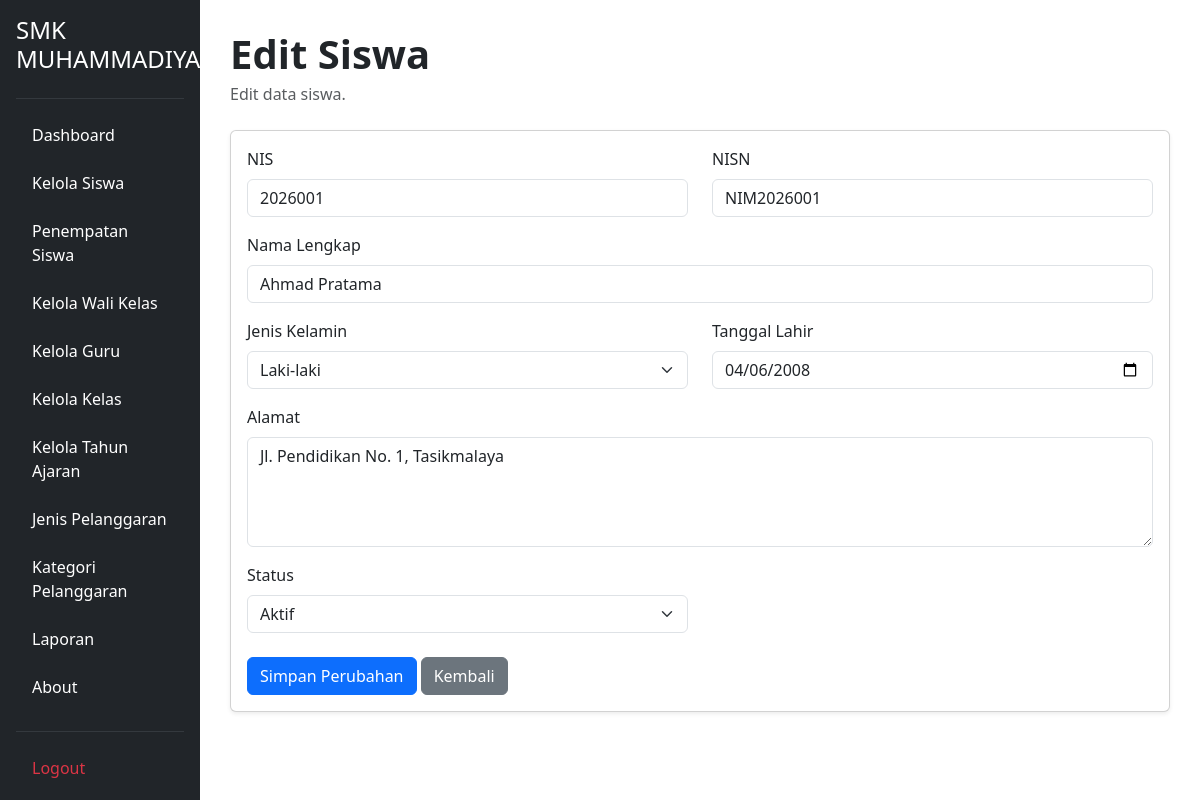
Page /admin/kelola_siswa/edit.php?id=1 (signed in) on the committed database.
### tables this page shows
CREATE TABLE `t_siswa` (
  `id` int(11) NOT NULL,
  `nis` varchar(30) NOT NULL,
  `nisn` varchar(30) NOT NULL,
  `nama` varchar(150) NOT NULL,
  `jenis_kelamin` char(1) NOT NULL,
  `tanggal_lahir` date NOT NULL,
  `alamat` text NOT NULL,
  `status_aktif` tinyint(1) NOT NULL,
  `created_at` timestamp NOT NULL DEFAULT current_timestamp(),
  `updated_at` timestamp NOT NULL DEFAULT current_timestamp()
);

### admin/kelola_siswa/edit.php (the view, shortened to what this page needs)
<?php
require_once __DIR__ . "/../../config/koneksi.php";
$id = $_GET['id'];
$query = mysqli_query($conn, "SELECT * FROM t_siswa WHERE id = '$id'");
$siswa = mysqli_fetch_assoc($query);
?>
<!DOCTYPE html>
<html lang="id">
<head>
    <link href="https://cdn.jsdelivr.net/npm/bootstrap@5.3.8/dist/css/bootstrap.min.css" rel="stylesheet">
</head>
<body>
<div class="container-fluid">
    <div class="row">
        <?php require_once "../../layout/sidebar.php"; ?>
        <main class="col-md-9 col-lg-10 main-content">
            <div class="mb-4">
                <h1 class="fw-bold mb-1">Edit Siswa</h1>
                <p class="text-muted mb-0">Edit data siswa.</p>
            </div>
            <div class="card shadow-sm">
                <div class="card-body">
                    <form method="POST">
                        <div class="row">
                            <div class="col-md-6 mb-3">
                                <label class="form-label">NIS</label>
                                <input type="text" name="nis" class="form-control"
                                    value="<?= htmlspecialchars($siswa['nis']); ?>" required>
                            </div>
                            <div class="col-md-6 mb-3">
                                <label class="form-label">NISN</label>
                                <input type="text" name="nisn" class="form-control"
                                    value="<?= htmlspecialchars($siswa['nisn']); ?>" required>
                            </div>
                            <div class="col-md-12 mb-3">
                                <label class="form-label">Nama Lengkap</label>
                                <input type="text" name="nama" class="form-control"
                                    value="<?= htmlspecialchars($siswa['nama']); ?>" required>
                            </div>
                            <div class="col-md-6 mb-3">
                                <label class="form-label">Jenis Kelamin</label>
                                <select name="jenis_kelamin" class="form-select" required>
                                    <option value="L" <?= $siswa['jenis_kelamin'] == 'L' ? 'selected' : ''; ?>>
                                        Laki-laki
                                    </option>
                                </select>
                            </div>
                            <div class="col-md-6 mb-3">
                                <label class="form-label">Tanggal Lahir</label>
                                <input type="date" name="tanggal_lahir" class="form-control"
                                    value="<?= htmlspecialchars($siswa['tanggal_lahir']); ?>" required>
                            </div>
                            <div class="col-md-12 mb-3">
                                <label class="form-label">Alamat</label>
                                <textarea name="alamat" class="form-control" rows="4" required><?= htmlspecialchars($siswa['alamat']); ?></textarea>
                            </div>
                            <div class="col-md-6 mb-4">
                                <label class="form-label">Status</label>
                                <select name="status_aktif" class="form-select" required>
                                    <option value="1" <?= $siswa['status_aktif'] == 1 ? 'selected' : ''; ?>>
                                        Aktif
                                    </option>
                                </select>
                            </div>
                        </div>
                        <button type="submit" name="update" class="btn btn-primary">
                            Simpan Perubahan
                        </button>
                        <a href="index.php" class="btn btn-secondary">
                            Kembali
                        </a>
                    </form>
                </div>
            </div>
        </main>
    </div>
</div>
</body>
</html>

### admin/kelola_siswa/edit.php (style rules this page uses)
.main-content { margin-left: 16.666667%; padding: 30px; }

### rows in the picture
t_siswa: nis "2026001", nisn "NIM2026001", nama "Ahmad Pratama", jenis_kelamin "Laki-laki", tanggal_lahir "04/06/2008", alamat "Jl. Pendidikan No. 1, Tasikmalaya", status_aktif "Aktif"
